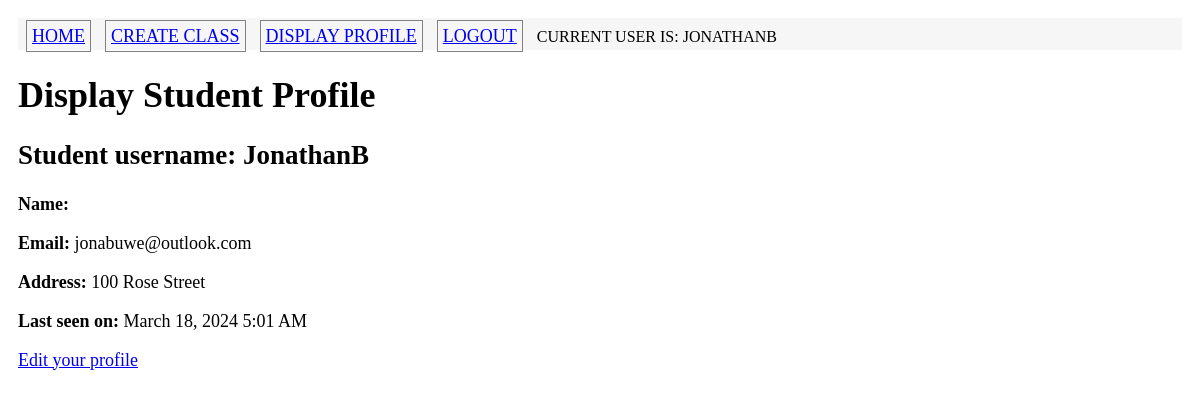
/display_profile (signed in), run on the app's committed database.
### app/models.py (models this page shows, shortened)
class Student(UserMixin, db.Model):
    id = db.Column(db.Integer, primary_key = True)
    username = db.Column(db.String(64), unique=True, index = True) #usernames are unique
    password_hash = db.Column(db.String(128))
    firstname = db.Column(db.String(100))
    lastname = db.Column(db.String(100))
    address = db.Column(db.String(120))
    email = db.Column(db.String(120), unique=True, index=True)
    last_seen = db.Column(db.DateTime, default=datetime.utcnow) # tracks time
    classes = db.relationship('Enrolled', back_populates = 'studentenrolled')
    majorofstudent = db.relationship('StudentMajor', back_populates='_student')
    def enrolledCourses(self):
        return self.classes

### app/routes.py (the view)
@app.route('/display_profile', methods=['GET'])
@login_required
def display_profile():
    emptyform = EmptyForm()
    return render_template('display_profile.html', title='Display Profile', student = current_user, eform = emptyform)

### app/models.py (called while the page is built)
@login.user_loader
def load_user(id):
    return Student.query.get(int(id))

### app/routes.py (called while the page is built, shortened)
@app.before_request
def initDB(*args, **kwargs):
    if app._got_first_request:
        db.create_all()

@app.before_request
def before_request():
    if current_user.is_authenticated:
        current_user.last_seen = datetime.utcnow()
        db.session.add(current_user)
        db.session.commit()

### app/templates/display_profile.html (shortened to what this page needs)
{% extends "base.html" %}
{% block content %}
    <h1> Display Student Profile </h1>
    <h2> Student username: {{student.username}}</h2>
    <p> <b> Name:</b> {{student.name}}</p>
    <p> <b> Email:</b> {{student.email}}</p>
    <p> <b> Address:</b>  {% if student.address%} {{student.address}} {% else %} No address {% endif %}</p>
    <p> <b> Last seen on: </b> {{moment(student.last_seen).format('LLL') }} </p>
    {% if student == current_user %}
        <p> <a href="{{ url_for('edit_profile') }}">Edit your profile</a></p>
    {% endif %}
{% endblock %}

### app/templates/base.html (shortened to what this page needs)
<html>
    <head>
       <link rel="stylesheet" href="{{ url_for('static', filename='css/main.css') }}">
    </head>
    <body>
        <div class ="nav-container">
        <table>
            <tr>
                <td><a href="{{ url_for('index') }}" class = "button">Home</a></td>
                <td><a href="{{ url_for('createclass') }}" class = "button">Create Class</a></td>
                {% if current_user.is_anonymous %}
                    <td><a href="{{ url_for('login') }}" class = "button">Login</a></td>
                {% else %}
                    <td><a href="{{ url_for('display_profile') }}" class = "button">Display Profile</a></td>
                    <td><a href="{{ url_for('logout') }}" class = "button">Logout</a></td>
                    <td> Current user is: <span class="useritem">{{ current_user.username }}</span></td>
                {% endif %}
            </tr>
        </table>
        </div>
        <div>
            {% block content %} {% endblock %}
        </div>
    </body>
</html>

### app/static/css/main.css (style rules this page uses)
body { margin: 0; padding: 1em; font-family: Tahoma; font-size : 18px; }
.nav-container { background:#f6f6f6; font-family: Tahoma; font-size: 12px; height: 32px; text-transform: uppercase; }
th, td { padding: 6px; }
.button { width: 80px; font-size: 18px; margin: 10px 0px 0px 0px; padding: 5px; border: 1px solid gray; }

### data on the page
Student: username "JONATHANB", username "JonathanB", email "jonabuwe@outlook.com", address "100 Rose Street", last_seen "March 18, 2024 5:01 AM"
